Frame 1 (no input): blank canvas, image omitted
Frame 60 (no input): blank canvas, image omitted
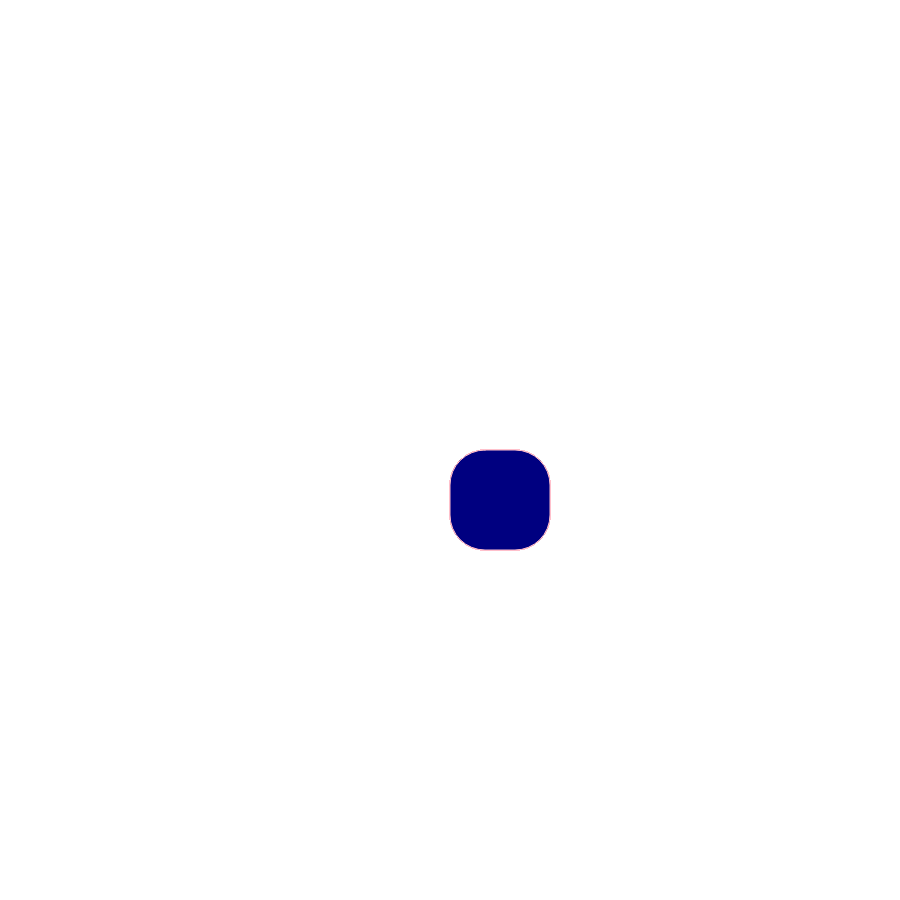
Frame 120 (the mouse pressed at the canvas centre since frame 60)

The p5.js sketch whose frames 1 and 60 were blank and that drew this single picture after the mouse press (run headless with seeded random() and noise() and a simulated clock; from frame 60 on, the mouse is pressed at the canvas centre):

// p5.js sketch
// ── sketch.js
function setup() {
  createCanvas(900, 900);
  background("white");
}

function draw() {
  stroke('pink');
  fill("navy");
  
  
  
  if(mouseIsPressed) {
    rect(mouseX, mouseY, 100, 100, 35);
  }
  
}
